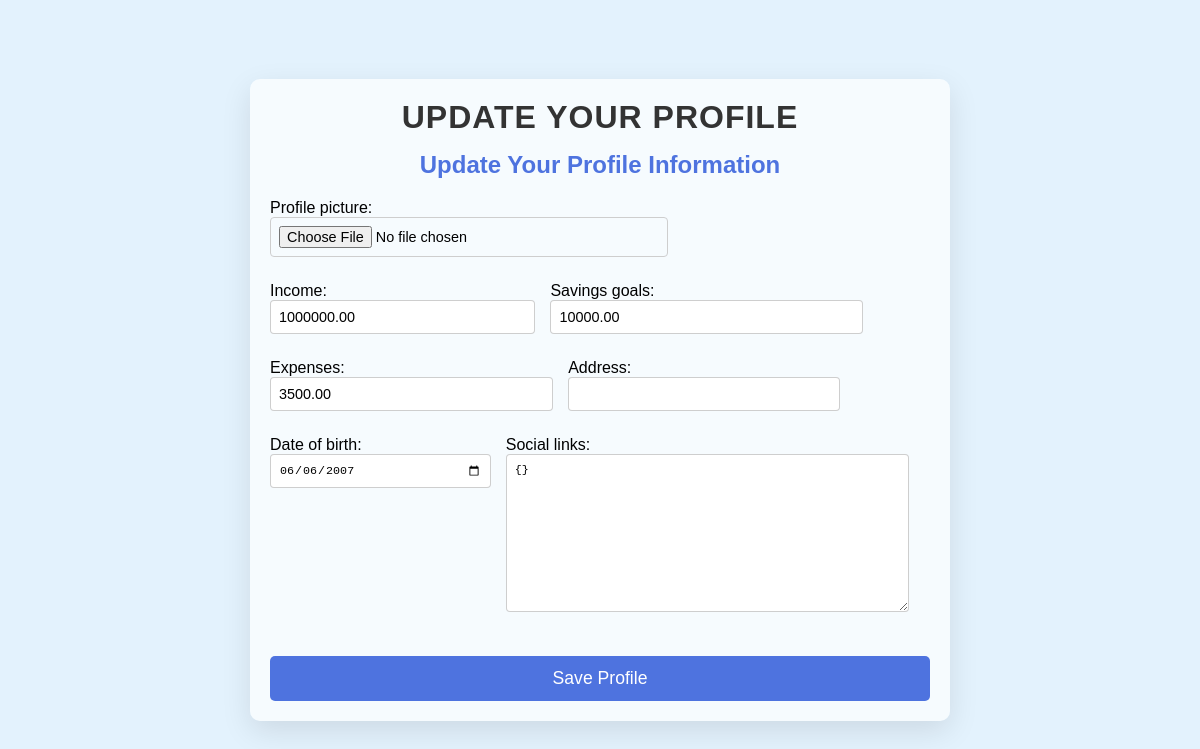
The page /register/ (signed in) on the database its author committed.
### finance/models.py (models this page shows, shortened)
class UserProfile(models.Model):
    user = models.OneToOneField(User, on_delete=models.CASCADE)
    profile_picture = models.ImageField(upload_to='profile_pics/', default='default.jpg', blank=True)
    income = models.DecimalField(max_digits=10, decimal_places=2, null=True, blank=True)
    savings_goals = models.DecimalField(max_digits=10, decimal_places=2, null=True, blank=True)
    expenses = models.DecimalField(max_digits=10, decimal_places=2, null=True, blank=True)
    address = models.CharField(max_length=255, null=True, blank=True)
    date_of_birth = models.DateField(null=True, blank=True)
    social_links = models.JSONField(default=dict, blank=True)  # Store social links as a JSON dictionary
    last_updated = models.DateTimeField(default=timezone.now)

### finance/views.py (the view)
# urls.py: path('register/', views.register, name='register'),
@login_required
def register(request):
    profile, created = UserProfile.objects.get_or_create(user=request.user)
    if request.method == 'POST':
        profile_form = UserProfileForm(request.POST, request.FILES, instance=profile)
        if profile_form.is_valid():
            profile_form.save()  # Save the profile data
            messages.success(request, 'Your profile has been updated successfully!')
            return redirect('user-profile')  # Redirect back to the profile page
        else:
            messages.error(request, 'Please correct the errors in the form.')
    else:
        profile_form = UserProfileForm(instance=profile)  # Prepopulate the form with existing profile data
    return render(request, 'accounts/register.html', {'form': profile_form})

### finance/forms.py
class UserProfileForm(forms.ModelForm):
    class Meta:
        model = UserProfile
        fields = ['profile_picture', 'income', 'savings_goals', 'expenses', 'address', 'date_of_birth', 'social_links']
        widgets = {
            'social_links': forms.Textarea(attrs={'placeholder': 'Add your social links here in JSON format (e.g., {"facebook": "link"})'}),
            'date_of_birth': forms.DateInput(attrs={'type': 'date'})
        }

### finance/templates/accounts/register.html (shortened to what this page needs)
<!DOCTYPE html>
<html lang="en">
<head>
    {% load static %}
    <link rel="stylesheet" href="{% static 'finance/Profile-reg.css' %}">
</head>
<body>
    <div class="profile-container">
        <header class="profile-header">
            <h1>Update Your Profile</h1>
        </header>
        <main class="profile-main">
            <section class="profile-form">
                <h3>Update Your Profile Information</h3>
                <form method="POST" enctype="multipart/form-data">
                    {{ form.as_p }}
                    <button type="submit">Save Profile</button>
                </form>
            </section>
        </main>
    </div>
</body>
</html>

### finance/static/finance/profile-reg.css (style rules this page uses)
* { margin: 0; padding: 0; box-sizing: border-box; }
body { font-family: 'Arial', sans-serif; background-color: #e3f2fd; display: flex; justify-content: center; align-items: center; height: 100vh; background-image: url('https://encrypted-tbn0.gstatic.com/images?q=tbn:ANd9GcQd8VHP6pIO0pF3TjHL95DDF8bfR3f12ADg3A&s'); background-size: cover; background-position: center; animation: fadeIn 1s ease-in-out; }
.profile-container { width: 100%; max-width: 700px; background-color: rgba(255, 255, 255, 0.664); padding: 20px; border-radius: 10px; box-shadow: 0 10px 30px rgba(0, 0, 0, 0.1); animation: slideIn 1s ease-out; opacity: 0; animation: fadeInUp 1s ease-in-out forwards; }
.profile-header { text-align: center; margin-bottom: 15px; }
.profile-header h1 { font-size: 2em; color: #333; text-transform: uppercase; letter-spacing: 1px; margin-bottom: 10px; animation: fadeInUp 1.2s ease-in-out; }
.profile-main { display: flex; justify-content: center; }
.profile-form { width: 100%; }
.profile-form h3 { font-size: 1.5em; color: #4e73df; margin-bottom: 20px; text-align: center; animation: fadeInUp 1.4s ease-in-out; }
form { display: flex; flex-wrap: wrap; gap: 15px; opacity: 0; animation: formSlideIn 1.5s ease-out forwards; }
input, select, textarea { padding: 8px; margin-bottom: 10px; border: 1px solid #ccccccf1; border-radius: 4px; font-size: 0.9em; outline: none; width: 100%; box-sizing: border-box; transition: border-color 0.3s ease, box-shadow 0.3s ease, transform 0.3s ease, background-color 0.3s ease; opacity: 0; animation: fadeInUp 0.7s ease-in-out forwards; }
form button { padding: 12px; background-color: #4e73df; color: white; border: none; border-radius: 5px; font-size: 1.1em; cursor: pointer; margin-top: 15px; width: 100%; transition: background-color 0.3s ease, transform 0.3s ease; opacity: 0; animation: fadeInUp 1s ease-in-out forwards; }

### rows shown on the page
UserProfile: income "1000000.00", savings_goals "10000.00", expenses "3500.00", date_of_birth "06/06/2007", social_links "{}"
